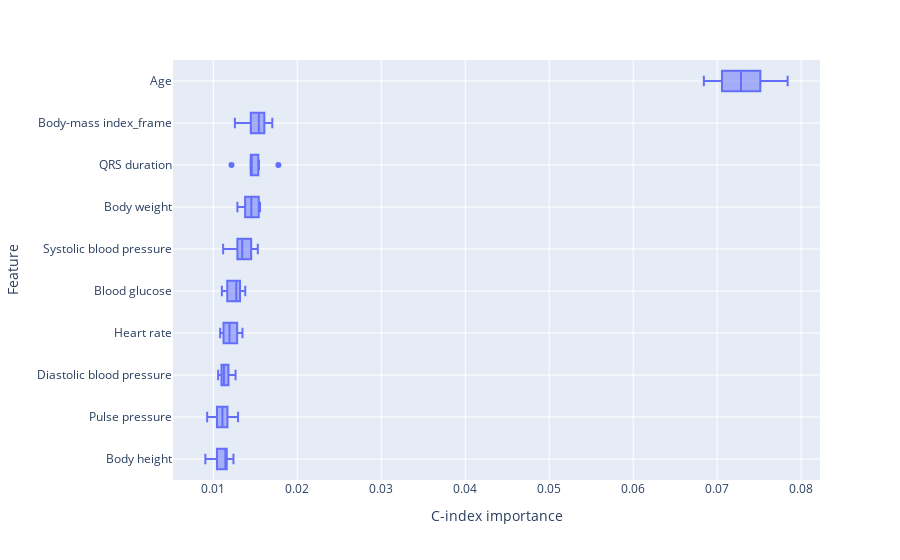

Source (notebook cell):
### Code cell
run, result = search_latest_root_completed_run('optimized_lm', 'gb')
fig = show_permutation_importance(
    result[('ASCOT', 'HVC')],
    X,
    y,
    metadata,
    train_importance=True,
    n_repeats=10,
    limit=10,
)

### Figure 1 — Plotly figure (JSON) as saved in the notebook; plotly's stock layout.template omitted (floating-point values rounded to 4 significant figures)
{"data": [{"alignmentgroup": "True", "hovertemplate": "value=%{x}<br>variable=%{y}<extra></extra>", "legendgroup": "", "marker": {"color": "#636efa"}, "name": "", "notched": false, "offsetgroup": "", "orientation": "h", "showlegend": false, "type": "box", "x": [0.0124, 0.01101, 0.009051, 0.0116, 0.01044, 0.01178, 0.01146, 0.0116, 0.01034, 0.01142, 0.01168, 0.01295, 0.01116, 0.01044, 0.009269, 0.01036, 0.01101, 0.01087, 0.01163, 0.01189, 0.01157, 0.01123, 0.01072, 0.01202, 0.01097, 0.01129, 0.01111, 0.0118, 0.01265, 0.01057, 0.01307, 0.01121, 0.01284, 0.01081, 0.01237, 0.01202, 0.01183, 0.01347, 0.01153, 0.01105, 0.01237, 0.01318, 0.0127, 0.0138, 0.01327, 0.01318, 0.01162, 0.01166, 0.01102, 0.01276, 0.01451, 0.0153, 0.01287, 0.01312, 0.01142, 0.01325, 0.01117, 0.01499, 0.01363, 0.01411, 0.01287, 0.01541, 0.01379, 0.01543, 0.01488, 0.01417, 0.0138, 0.01532, 0.01305, 0.01556, 0.01447, 0.01216, 0.01544, 0.01463, 0.01775, 0.01536, 0.01453, 0.01458, 0.01446, 0.01444, 0.01537, 0.01608, 0.01632, 0.01413, 0.01547, 0.01583, 0.01446, 0.01702, 0.01257, 0.01532, 0.07057, 0.07358, 0.07514, 0.07208, 0.07839, 0.07626, 0.07003, 0.07506, 0.07144, 0.06841], "x0": " ", "xaxis": "x", "y": ["Body height", "Body height", "Body height", "Body height", "Body height", "Body height", "Body height", "Body height", "Body height", "Body height", "Pulse pressure", "Pulse pressure", "Pulse pressure", "Pulse pressure", "Pulse pressure", "Pulse pressure", "Pulse pressure", "Pulse pressure", "Pulse pressure", "Pulse pressure", "Diastolic blood pressure", "Diastolic blood pressure", "Diastolic blood pressure", "Diastolic blood pressure", "Diastolic blood pressure", "Diastolic blood pressure", "Diastolic blood pressure", "Diastolic blood pressure", "Diastolic blood pressure", "Diastolic blood pressure", "Heart rate", "Heart rate", "Heart rate", "Heart rate", "Heart rate", "Heart rate", "Heart rate", "Heart rate", "Heart rate", "Heart rate", "Blood glucose", "Blood glucose", "Blood glucose", "Blood glucose", "Blood glucose", "Blood glucose", "Blood glucose", "Blood glucose", "Blood glucose", "Blood glucose", "Systolic blood pressure", "Systolic blood pressure", "Systolic blood pressure", "Systolic blood pressure", "Systolic blood pressure", "Systolic blood pressure", "Systolic blood pressure", "Systolic blood pressure", "Systolic blood pressure", "Systolic blood pressure", "Body weight", "Body weight", "Body weight", "Body weight", "Body weight", "Body weight", "Body weight", "Body weight", "Body weight", "Body weight", "QRS duration", "QRS duration", "QRS duration", "QRS duration", "QRS duration", "QRS duration", "QRS duration", "QRS duration", "QRS duration", "QRS duration", "Body-mass index_frame", "Body-mass index_frame", "Body-mass index_frame", "Body-mass index_frame", "Body-mass index_frame", "Body-mass index_frame", "Body-mass index_frame", "Body-mass index_frame", "Body-mass index_frame", "Body-mass index_frame", "Age", "Age", "Age", "Age", "Age", "Age", "Age", "Age", "Age", "Age"], "y0": " ", "yaxis": "y"}], "layout": {"boxmode": "group", "legend": {"tracegroupgap": 0}, "margin": {"t": 60}, "xaxis": {"anchor": "y", "domain": [0.0, 1.0], "title": {"text": "C-index importance"}}, "yaxis": {"anchor": "x", "domain": [0.0, 1.0], "showgrid": true, "tickmode": "linear", "title": {"text": "Feature"}}}}
